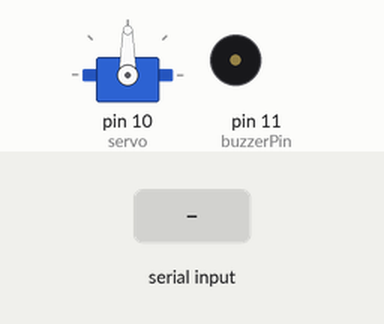
A sketch run on a simulated Arduino Uno, built with avr-gcc and run on an emulated ATmega328P. On the bench: servo, buzzer (waves = sounding). The test bench sets the inputs (shaded band).

Above: at 1.0 s.
1.1 s: "W" received over Serial
At 1.28 s:
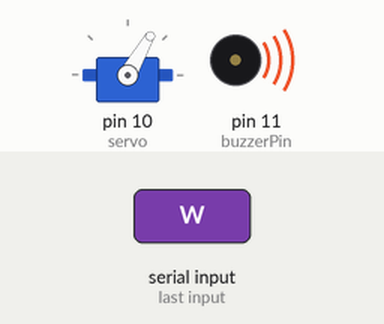
At 2.2 s:
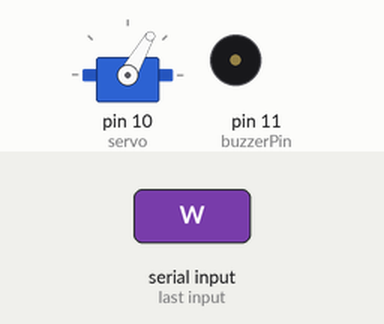
2.8 s: "W" received over Serial
At 3.4 s:
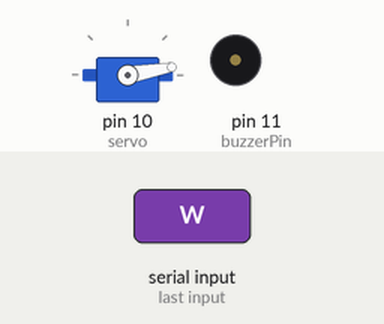
Timing chart, 0 to 5.8 s (numbered marks = the images above; inputs shaded):
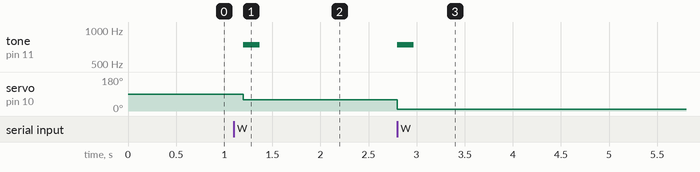

The sketch:

finalProjectArduino.ino
```cpp
/*
  Fatima Almaazmi. 10th December 2020.

  This is the Arduino program for my Disco Dog game.

  In this game, you have to take the dog to the disco by following the
  correct path. If you step on a wrong platform, you will start from
  the beginning. If you win, the dog will dance at the disco to his
  favorite song.

  Enjoy!
*/


/*** include extra files ***/
#include <Servo.h>
#include "pitches.h"


/*** My Global Variables ***/


//to read ASCII
int inByte = 0;


//buzzer's pin
const int buzzerPin = 11;


/*** Global Variables for the servo motor ***/


//declaring the servo
Servo servo;


//the delay or interval
int interval = 200;


int increment = 50;


//the last position of the servo
unsigned long lastPos;


//the current position of the servo
int currentServoPos = 10;


/*** Global Variables for the tune (Take On Me by A-ha) ***/


// how fast the tune is played
int tempo = 160;


//the actual tune
int melody[] = {

  NOTE_FS5, 8, NOTE_FS5, 8, NOTE_D5, 8, NOTE_B4, 8, REST, 8, NOTE_B4, 8, REST, 8, NOTE_E5, 8,
  REST, 8, NOTE_E5, 8, REST, 8, NOTE_E5, 8, NOTE_GS5, 8, NOTE_GS5, 8, NOTE_A5, 8, NOTE_B5, 8,
  NOTE_A5, 8, NOTE_A5, 8, NOTE_A5, 8, NOTE_E5, 8, REST, 8, NOTE_D5, 8, REST, 8, NOTE_FS5, 8,
  REST, 8, NOTE_FS5, 8, REST, 8, NOTE_FS5, 8, NOTE_E5, 8, NOTE_E5, 8, NOTE_FS5, 8, NOTE_E5, 8,
  NOTE_FS5, 8, NOTE_FS5, 8, NOTE_D5, 8, NOTE_B4, 8, REST, 8, NOTE_B4, 8, REST, 8, NOTE_E5, 8,

  REST, 8, NOTE_E5, 8, REST, 8, NOTE_E5, 8, NOTE_GS5, 8, NOTE_GS5, 8, NOTE_A5, 8, NOTE_B5, 8,
  NOTE_A5, 8, NOTE_A5, 8, NOTE_A5, 8, NOTE_E5, 8, REST, 8, NOTE_D5, 8, REST, 8, NOTE_FS5, 8,
  REST, 8, NOTE_FS5, 8, REST, 8, NOTE_FS5, 8, NOTE_E5, 8, NOTE_E5, 8, NOTE_FS5, 8, NOTE_E5, 8,
  NOTE_FS5, 8, NOTE_FS5, 8, NOTE_D5, 8, NOTE_B4, 8, REST, 8, NOTE_B4, 8, REST, 8, NOTE_E5, 8,
  REST, 8, NOTE_E5, 8, REST, 8, NOTE_E5, 8, NOTE_GS5, 8, NOTE_GS5, 8, NOTE_A5, 8, NOTE_B5, 8,

  NOTE_A5, 8, NOTE_A5, 8, NOTE_A5, 8, NOTE_E5, 8, REST, 8, NOTE_D5, 8, REST, 8, NOTE_FS5, 8,
  REST, 8, NOTE_FS5, 8, REST, 8, NOTE_FS5, 8, NOTE_E5, 8, NOTE_E5, 8, NOTE_FS5, 8, NOTE_E5, 8,

};


//size of the array
int notes = sizeof(melody) / sizeof(melody[0]) / 2;


//these three variables are used to determine the note duration for each seperate note
int wholeNote = (60000 * 4) / tempo;
int divider = 0;
int noteDuration;


unsigned long currentNoteStartedAt = 0;


int millisToNextNote;


int currentNote = 0;


void setup() {

  Serial.begin(9600);

  while (!Serial) {
    ; // wait for serial port to connect. Needed for native USB port only
  }

  //attach servo pin
  servo.attach(10);

  // set buzzer as OUTPUT
  pinMode(buzzerPin, OUTPUT);


  establishContact();


}

void loop() {

  unsigned long currentMillis = millis();


  if (Serial.available() > 0) {

    inByte = Serial.read();

    // servo and buzzer work, when the player is at winning location:
    if (inByte == 'W') {

      if ((currentMillis - currentNoteStartedAt >= millisToNextNote) && (currentMillis - lastPos > interval)) {


        /** conditions for buzzer **/


        // this is where the note duration is specified for each note
        divider = melody[currentNote + 1];

        if (divider > 0) {

          noteDuration = (wholeNote) / divider;

        } else if (divider < 0) {

          noteDuration = (wholeNote) / abs(divider);
          noteDuration *= 1.5;
        }

        //plays the tune
        tone(buzzerPin, melody[currentNote], noteDuration * 0.9);

        //calculate show long to wait before next note
        millisToNextNote = noteDuration * 0.9;

        //update the time
        currentNoteStartedAt = currentMillis;

        //the array is twice the number of the number of notes so that is why we increment 2
        currentNote += 2;

        //when we reach the final note, repeat the melody
        if ( currentNote > notes * 2) {
          currentNote = 0;
        }


        /** conditions for servo **/


        //update the servo's last position to the current time
        lastPos = currentMillis;

        //increment the servo's position
        currentServoPos += increment;
        // move the servo
        servo.write(currentServoPos);

        //if we reach the final position, do it again
        if ((currentServoPos >= -10) || (currentServoPos <= -180)) {

          increment = -increment;
        }

      }

    }

  }

}


void establishContact() {

  while (Serial.available() <= 0) {
    delay(300);

  }

}
```

pitches.h
```cpp
#define NOTE_B0  31
#define NOTE_C1  33
#define NOTE_CS1 35
#define NOTE_D1  37
#define NOTE_DS1 39
#define NOTE_E1  41
#define NOTE_F1  44
#define NOTE_FS1 46
#define NOTE_G1  49
#define NOTE_GS1 52
#define NOTE_A1  55
#define NOTE_AS1 58
#define NOTE_B1  62
#define NOTE_C2  65
#define NOTE_CS2 69
#define NOTE_D2  73
#define NOTE_DS2 78
#define NOTE_E2  82
#define NOTE_F2  87
#define NOTE_FS2 93
#define NOTE_G2  98
#define NOTE_GS2 104
#define NOTE_A2  110
#define NOTE_AS2 117
#define NOTE_B2  123
#define NOTE_C3  131
#define NOTE_CS3 139
#define NOTE_D3  147
#define NOTE_DS3 156
#define NOTE_E3  165
#define NOTE_F3  175
#define NOTE_FS3 185
#define NOTE_G3  196
#define NOTE_GS3 208
#define NOTE_A3  220
#define NOTE_AS3 233
#define NOTE_B3  247
#define NOTE_C4  262
#define NOTE_CS4 277
#define NOTE_D4  294
#define NOTE_DS4 311
#define NOTE_E4  330
#define NOTE_F4  349
#define NOTE_FS4 370
#define NOTE_G4  392
#define NOTE_GS4 415
#define NOTE_A4  440
#define NOTE_AS4 466
#define NOTE_B4  494
#define NOTE_C5  523
#define NOTE_CS5 554
#define NOTE_D5  587
#define NOTE_DS5 622
#define NOTE_E5  659
#define NOTE_F5  698
#define NOTE_FS5 740
#define NOTE_G5  784
#define NOTE_GS5 831
#define NOTE_A5  880
#define NOTE_AS5 932
#define NOTE_B5  988
#define NOTE_C6  1047
#define NOTE_CS6 1109
#define NOTE_D6  1175
#define NOTE_DS6 1245
#define NOTE_E6  1319
#define NOTE_F6  1397
#define NOTE_FS6 1480
#define NOTE_G6  1568
#define NOTE_GS6 1661
#define NOTE_A6  1760
#define NOTE_AS6 1865
#define NOTE_B6  1976
#define NOTE_C7  2093
#define NOTE_CS7 2217
#define NOTE_D7  2349
#define NOTE_DS7 2489
#define NOTE_E7  2637
#define NOTE_F7  2794
#define NOTE_FS7 2960
#define NOTE_G7  3136
#define NOTE_GS7 3322
#define NOTE_A7  3520
#define NOTE_AS7 3729
#define NOTE_B7  3951
#define NOTE_C8  4186
#define NOTE_CS8 4435
#define NOTE_D8  4699
#define NOTE_DS8 4978
#define REST      0
```

Measured:
- after the input at 1.1 s, tone on pin 11 (buzzerPin): silent → 740 Hz after 0.10 s, → silent 0.17 s later; servo on pin 10 (servo): 90° → 60° after 0.10 s
- after the input at 2.8 s, tone on pin 11 (buzzerPin): silent → 740 Hz at once, → silent 0.17 s later; servo on pin 10 (servo): 60° → 10° at once
